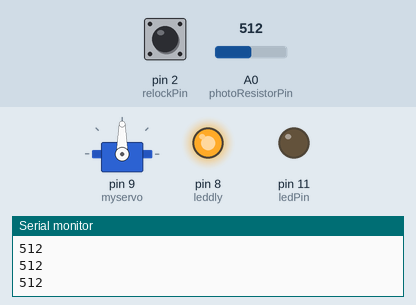
The sketch below on a simulated Arduino Uno, built with avr-gcc and run on an emulated ATmega328P. Parts: servo, output pins drawn as LEDs (lit = HIGH), the last lines printed to the serial monitor. Inputs (shaded band) come from the test bench; at power-on: A0 (photoResistorPin) = 512, pin 2 (relockPin) HIGH.

Above: at 1.2 s.
1.3 s: A0 (photoResistorPin) set to 258
4.0 s: A0 (photoResistorPin) set to 236
At 4.6 s:
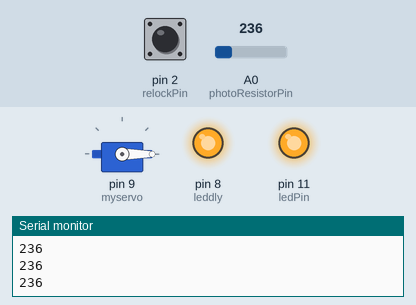
5.5 s: pin 2 (relockPin) pulled LOW for 0.15 s
At 6.3 s:
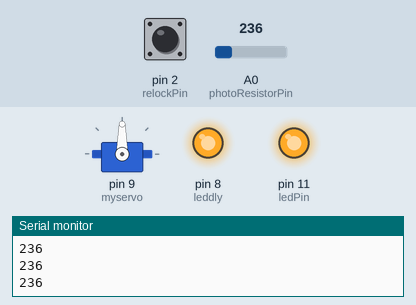
7.1 s: A0 (photoResistorPin) set to 260
At 9.9 s:
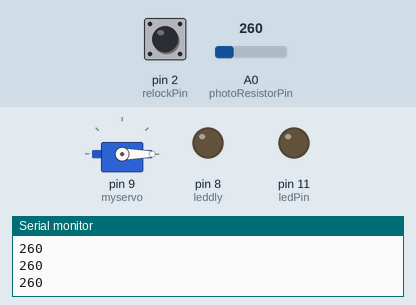
10.1 s: A0 (photoResistorPin) set to 240
At 10.4 s:
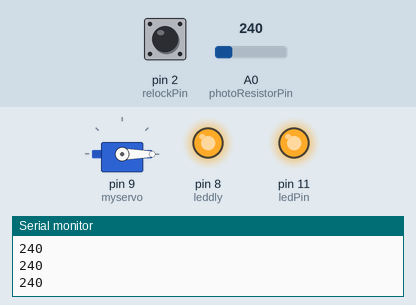
11.6 s: A0 (photoResistorPin) set to 306
At 12.5 s:
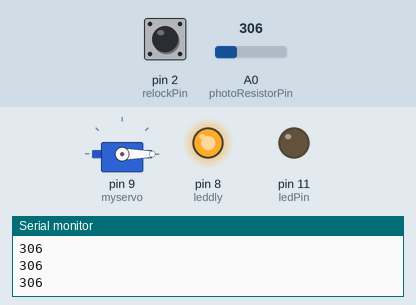
Timing chart, 0 to 14.6 s (numbered marks = the images above; inputs shaded):
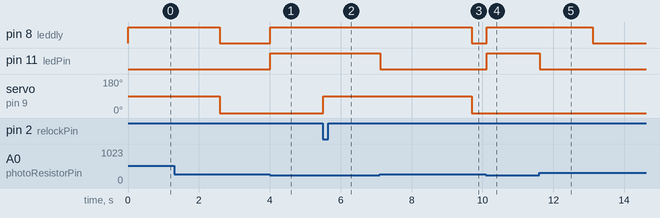

Measured:
- the behaviour switches between 251 and 250 on A0 (photoResistorPin) (found by bisection; images 0 and 1)
- after the input at 4.0 s, pin 8 (leddly), pin 11 (ledPin): LOW → HIGH at once
- after the input at 5.5 s, servo on pin 9 (myservo): 0° → 90° at once
- after the input at 7.1 s, pin 8 (leddly): HIGH → LOW after 2.6 s; pin 11 (ledPin): HIGH → LOW at once; servo on pin 9 (myservo): 90° → 0° after 2.6 s
- after the input at 10.1 s, pin 8 (leddly), pin 11 (ledPin): LOW → HIGH at once
- after the input at 11.6 s, pin 8 (leddly): HIGH → LOW after 1.5 s; pin 11 (ledPin): HIGH → LOW at once

The sketch:

photo_resistor.ino
```cpp
#include <Servo.h>

Servo myservo;

int photoResistorPin = A0;  // initialize analog pin A0, connected with photoresistor
int ledPin = 11;  // initialize digital pin 11, connected with LED
int leddly = 8;  // initialize digital pin 11, connected with LED
int relockPin = 2;  // initialize digital pin 11, connected with LED
int val = 0;  // initialize variable val to store the sensor value
int ton = 0;
int relockInput = 0;

void setup() {
  pinMode(ledPin, OUTPUT);  // set digital pin 11 as output
  pinMode(leddly, OUTPUT);  // set digital pin 8 as output
  pinMode(relockPin, INPUT_PULLUP); // Set digital pin 2 as input with weak pull-up
  myservo.attach(9);  // attaches the servo on pin 9 to the servo object
  Serial.begin(9600);  // set baud rate at 9600 - serial debugging
  myservo.write(90); // Push the servo to the lock position

}


void loop() {


  val = analogRead(photoResistorPin);  // read the value from the photoresistor and assign it to val
  Serial.println(val);  // print the value for debugging

  delay(10);  // wait for 0.01 seconds

  if (val > 250) {  // change the threshold value based on your specific lighting conditions
    digitalWrite(ledPin, LOW);  // turn off the LED if it's too bright
    ton = ++ton;
  }

  else {
    digitalWrite(ledPin, HIGH);

    if (ton > 250) {  // change the threshold value based on your specific lighting conditions
      ton = 249;
    }

   if (ton > 0) {  // change the threshold value based on your specific lighting conditions
    ton = --ton;
    }
  else {
    ton = 0;

    }
  }


  relockInput =  digitalRead(relockPin);
  //Serial.println(relockInput);  // print the value for debugging

  if(relockInput == 0){
   myservo.write(90);
   }


if (ton > 250) {  // change the threshold value based on your specific lighting conditions
    digitalWrite(leddly, LOW);
    myservo.write(0); // turn off the LED if it's too bright
  }
  else {
    digitalWrite(leddly, HIGH);

  }

}
```
